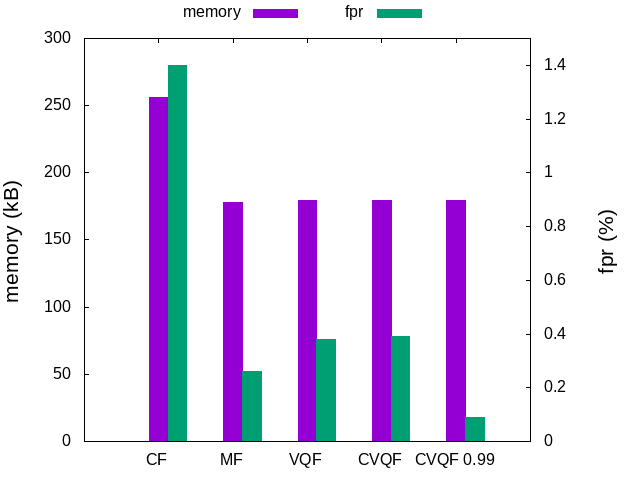

Reproduce this figure in gnuplot.
set term eps
set lmargin 16
set rmargin 15
set bmargin 3
set offset -0.8,-0.6,0,0
set output "memfpr1790.eps"
set key out top center horizontal font ",30"
set style data histogram
set style histogram cluster
set style fill solid
set yrange [0:]
set ytic 100 font ",30"
set y2tic 0.4 font ",30"
set ytics nomirror
set y2range [0:1.5]
set y2tics
set xtics scale 0
set ylabel "memory (kB)" offset -5 font ",30"
set y2label "fpr (%)" offset 4 font ",30"
set xtic offset 0,-0.5 font ",24"
plot "memfpr1790" using 2 ti "memory" axis x1y1, \
	"memfpr1790" using 3:xticlabels(1) ti "fpr" axis x1y2
